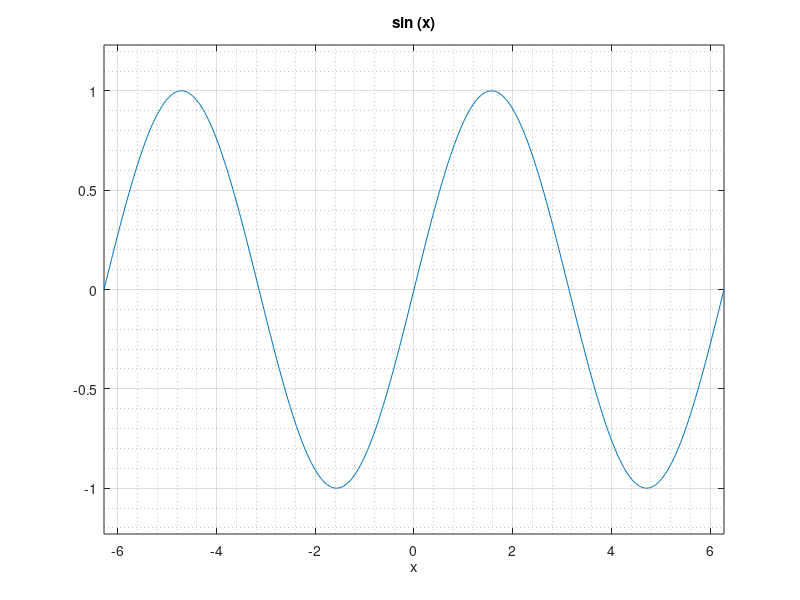
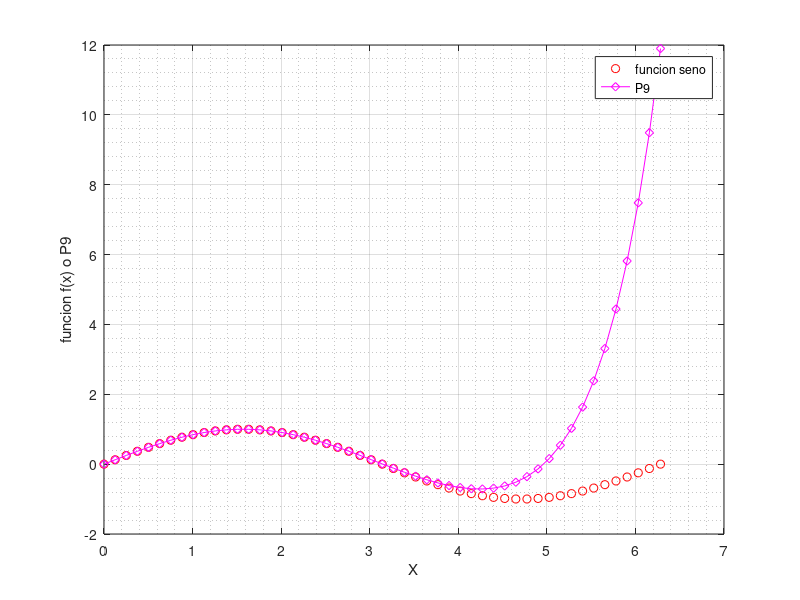
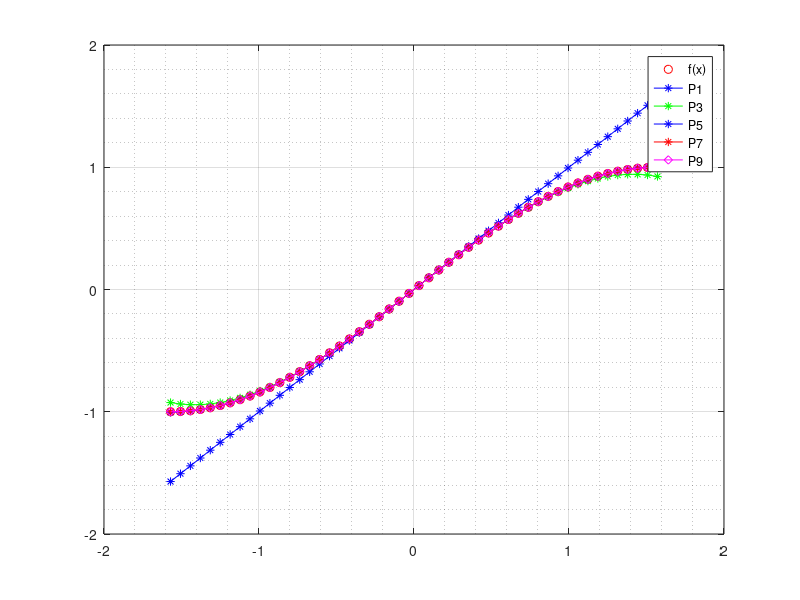

These charts were generated, in order, by the following MATLAB code:
%Ejercicio 2
%Ej2Taylor.m
% Aproximacion de:
% sin(x) = x - x^3/3!+ x^5/5! - x^7/7! + x^9/9! + . . .

% generamos la funcion: sin(x)
figure(1)
f = @(x) sin(x);
% la graficamos
figure(1)
ezplot(f,[-2*pi 2*pi])
grid on
grid minor

% planteamos las diferentes aproximaciones

P1 = @(x) x;
P3 = @(x) x - x.^3/(factorial(3));
P5 = @(x) x - x.^3/(factorial(3)) + x.^5/(factorial(5));
P7 = @(x) x - x.^3/(factorial(3)) + x.^5/(factorial(5)) - x.^7/(factorial(7));
P9 = @(x) x-x.^3/(factorial(3))+x.^5/(factorial(5))-x.^7/(factorial(7))+x.^9/(factorial(9));


figure(2)
x = linspace(0,2*pi,51);
plot(x,f(x),'or',x,P9(x),'m-diamond')
grid on
grid minor
legend('funcion seno', 'P9')
xlabel('X')
ylabel('funcion f(x) o P9')

figure(3)
x = linspace(-pi/2,pi/2,50);
plot(x,f(x),'or',x,P1(x),'b-*',x,P3(x),'g-*',x,P5(x),'b-*',x,P7(x),'r-*',x,P9(x),'m-diamond')
grid on
grid minor
legend('f(x)','P1','P3','P5','P7','P9')